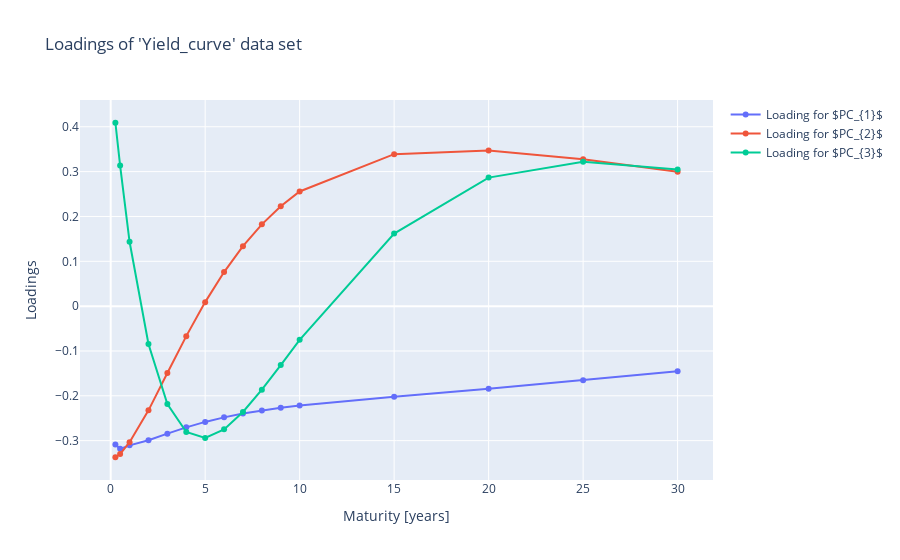

Notebook code for this chart:
### Markdown cell above
The first component captures the overall level of the yield curve. The second component captures the slope of the yield curve because it has bigger loadings on longer maturities, almost perfectly linearly increasing loadings as maturities increase. For the third PC we see that it captures curvature.

### Code cell
# df loadings

maturities = np.array([0.25,0.5,1,2,3,4,5,6,7,8,9,10,15,20,25,30])

fig1=go.Figure()
fig1.add_trace(go.Scatter(y=eig_vec_df[:,0],x=maturities,name=r'Loading for $PC_{1}$'))
fig1.add_trace(go.Scatter(y=eig_vec_df[:,1],x=maturities,name=r'Loading for $PC_{2}$'))
fig1.add_trace(go.Scatter(y=eig_vec_df[:,2],x=maturities,name=r'Loading for $PC_{3}$'))
fig1.update_layout(
    autosize=False,
    title="Loadings of 'Yield_curve' data set",
    xaxis_title="Maturity [years]",
    yaxis_title="Loadings")

### Figure 1 — Plotly figure (JSON) as saved in the notebook; plotly's stock layout.template omitted (floating-point values rounded to 4 significant figures)
{"data": [{"name": "Loading for $PC_{1}$", "type": "scatter", "x": [0.25, 0.5, 1, 2, 3, 4, 5, 6, 7, 8, 9, 10, 15, 20, 25, 30], "y": [-0.3084, -0.3182, -0.3105, -0.2992, -0.2844, -0.2703, -0.2582, -0.2481, -0.2397, -0.2327, -0.2268, -0.2217, -0.2021, -0.1844, -0.1655, -0.1454]}, {"name": "Loading for $PC_{2}$", "type": "scatter", "x": [0.25, 0.5, 1, 2, 3, 4, 5, 6, 7, 8, 9, 10, 15, 20, 25, 30], "y": [-0.337, -0.3299, -0.3034, -0.2324, -0.1492, -0.06689, 0.008936, 0.07599, 0.1337, 0.1824, 0.2228, 0.2557, 0.339, 0.3472, 0.3276, 0.2999]}, {"name": "Loading for $PC_{3}$", "type": "scatter", "x": [0.25, 0.5, 1, 2, 3, 4, 5, 6, 7, 8, 9, 10, 15, 20, 25, 30], "y": [0.409, 0.3134, 0.1436, -0.08442, -0.2183, -0.2807, -0.2939, -0.2748, -0.2361, -0.1863, -0.1313, -0.07504, 0.1619, 0.2866, 0.3222, 0.3048]}], "layout": {"autosize": false, "title": {"text": "Loadings of 'Yield_curve' data set"}, "xaxis": {"title": {"text": "Maturity [years]"}}, "yaxis": {"title": {"text": "Loadings"}}}}
